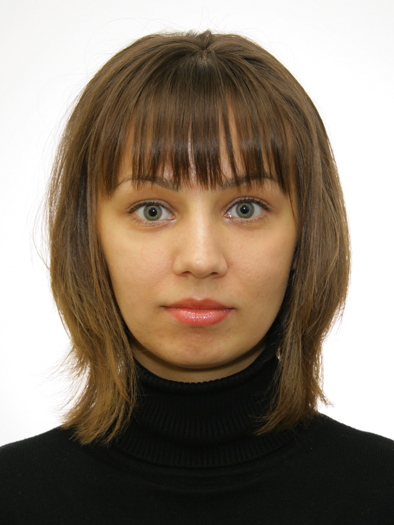
#> input picture 6.jpg, 394 x 525 px
$ python 6.py
#> lines starting #> are read from the running program, lines starting #| are printed output that depends on the picture
# [71 lines of commented-out code are left out]
import math
from PIL import Image, ImageDraw
im = Image.open("6.jpg")
#> im is the input picture: PIL image 394x525 RGB; mean R, G, B 140.8, 127, 112.3
rgb_im = im.convert("RGB")
size = rgb_im.size
#> size = (394, 525)
h, w = size
#> h = 394; w = 525
pix = rgb_im.load()

min_r = 0
min_g = 0
min_b = 0
index_y = 0
index_y1 = 0


for y in range(0, w):
	for x in range(0, h):
		r ,g ,b = pix[x, y]
		S = (r + g + b) // 3
		pix[x, y] = (S, S, S)


for y in range(0, w):
	for x in range(0, h):
		r, g, b = pix[x, y]

		if (((math.fabs(min_r - r)) < 20) and ((math.fabs(min_g - g)) < 20) and ((math.fabs(min_b-b)) <20)):

			r1 = r
			g1 = g
			b1 = b
			index_y = y

			for y in range(index_y, w, 3):
				for x in range(0, h):
					if r == r1 and g == g1 and b == b1:
						y = index_y1
						print(index_y1)
						r = 255
						g = 0
						b = 0
						pix[x, y] = (r, g, b)
						print(index_y)
					if ((math.fabs(r1 - r) < 3) and (math.fabs(g1 - g) < 3) and (math.fabs(b1-b) <3)):
						r = 255
						g , b = 0
						pix[x, y] = (r, g, b)
						y = index_y1
						print(index_y)
					else:
						pass
#> after the loop, b1 = 15; g1 = 15; index_y = 524; r1 = 15


rgb_im.save("test6.jpg")
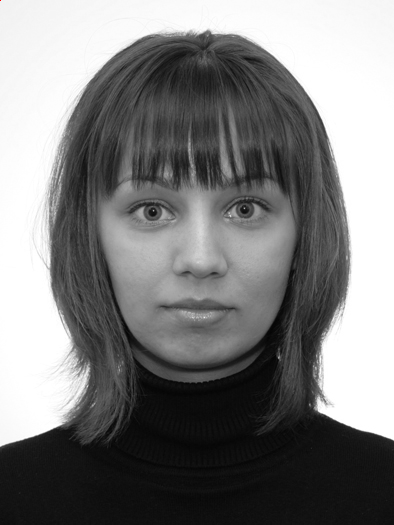
#> saved as test6.jpg: PIL image 394x525 RGB; mean R, G, B 126.5, 126.5, 126.5

$ run again, with 2.JPG copied over 6.jpg
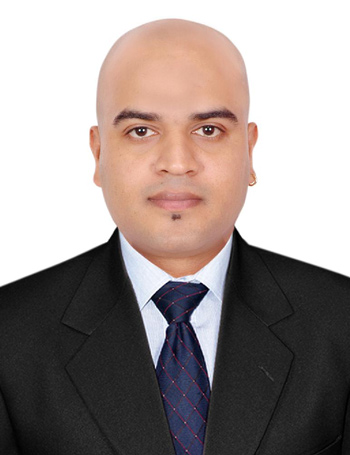
#> input picture 2.JPG, 350 x 455 px
#> im is the input picture: PIL image 350x455 RGB; mean R, G, B 156.5, 146, 143.3
#> after the loop `for y in range(0, w):`: b1 = 19; index_y = 454; r1 = 19
#> `rgb_im.save("test6.jpg")`:
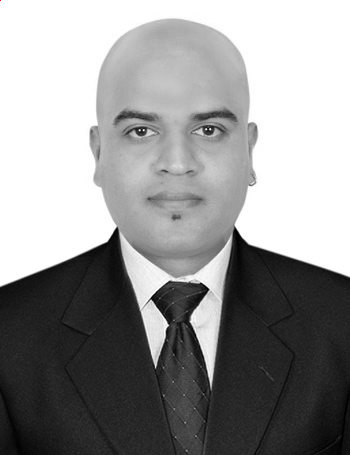
#> saved as test6.jpg: PIL image 350x455 RGB; mean R, G, B 148.5, 148.5, 148.5

$ run again, with 3.jpg copied over 6.jpg
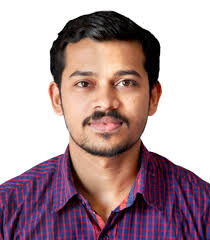
#> input picture 3.jpg, 210 x 240 px
#> im is the input picture: PIL image 210x240 RGB; mean R, G, B 176.1, 151.7, 157
#> after the loop `for y in range(0, w):`: b1 = 7; index_y = 239; r1 = 7
#> `rgb_im.save("test6.jpg")`:
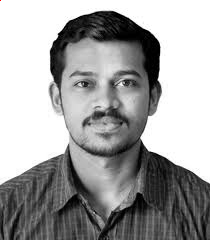
#> saved as test6.jpg: PIL image 210x240 RGB; mean R, G, B 161.4, 161.4, 161.4

$ run again, with 4.jpg copied over 6.jpg
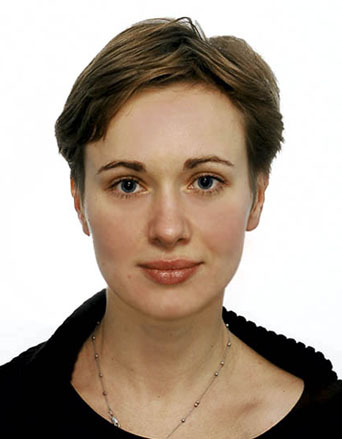
#> input picture 4.jpg, 342 x 439 px
#> im is the input picture: PIL image 342x439 RGB; mean R, G, B 174.1, 159.1, 145.3
#> after the loop `for y in range(0, w):`: b1 = 1; index_y = 438; r1 = 1
#> `rgb_im.save("test6.jpg")`:
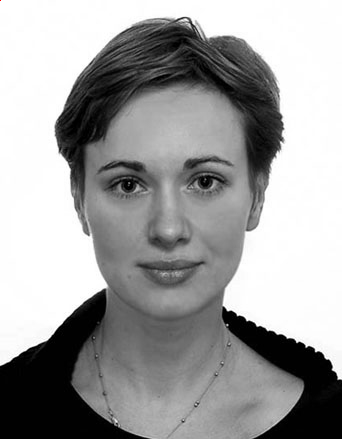
#> saved as test6.jpg: PIL image 342x439 RGB; mean R, G, B 159.3, 159.3, 159.3
